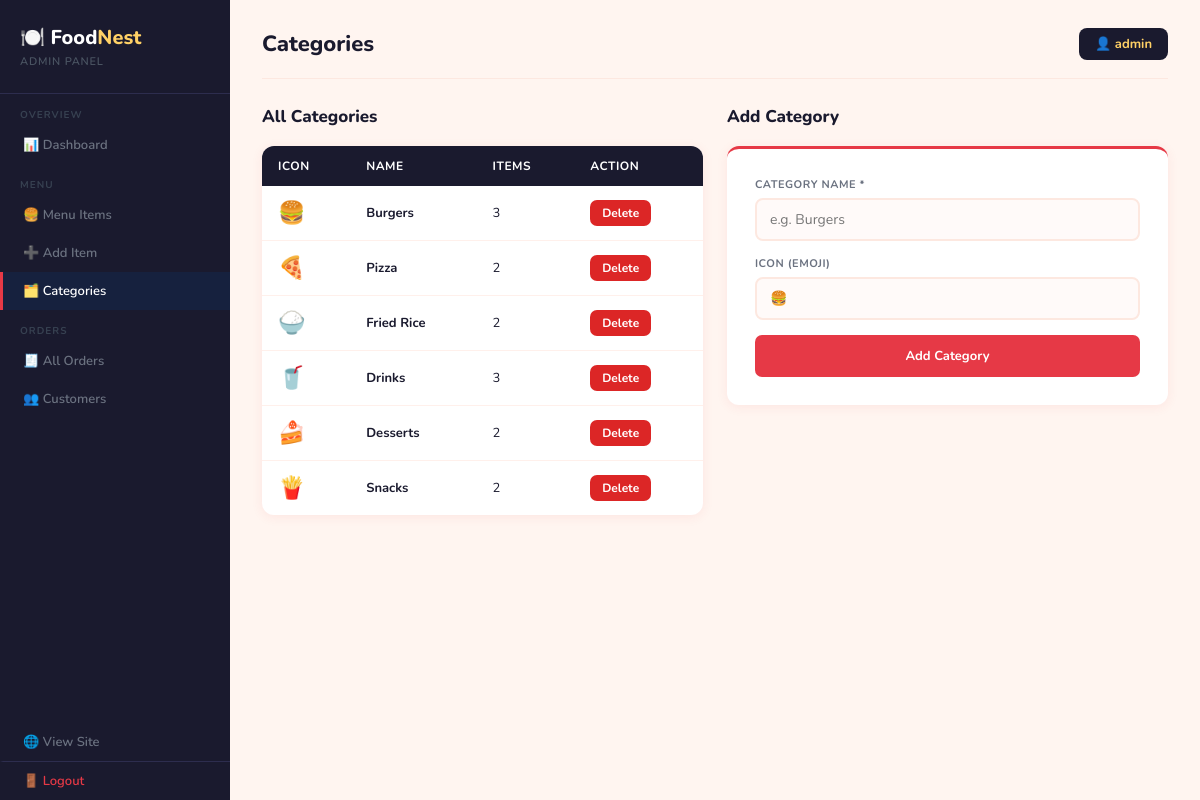
The app's page /admin/categories.php (signed in) with its own data.
### tables this page shows
CREATE TABLE IF NOT EXISTS categories (
    id INT AUTO_INCREMENT PRIMARY KEY,
    name VARCHAR(100) NOT NULL,
    icon VARCHAR(10) DEFAULT '🍽️'
);

### admin/categories.php (the view, shortened to what this page needs)
<?php
require_once '../includes/db.php';
$categories = $conn->query("SELECT c.id, c.name, c.icon, (SELECT COUNT(*) FROM menu_items WHERE category_id=c.id) AS item_count FROM categories c")->fetch_all(MYSQLI_ASSOC);
include 'header.php';
?>
<div style="display:grid;grid-template-columns:1fr 1fr;gap:24px;">
  <div>
    <div class="section-header"><h2>All Categories</h2></div>
    <table class="admin-table">
      <thead><tr><th>Icon</th><th>Name</th><th>Items</th><th>Action</th></tr></thead>
      <tbody>
        <?php foreach ($categories as $c): ?>
        <tr>
          <td style="font-size:22px;"><?= $c['icon'] ?></td>
          <td style="font-weight:700;"><?= htmlspecialchars($c['name']) ?></td>
          <td><?= $c['item_count'] ?></td>
          <td>
            <form method="POST" style="display:inline;">
              <button class="btn btn-danger btn-sm" onclick="return confirmDelete('Delete this category?')">Delete</button>
            </form>
          </td>
        </tr>
        <?php endforeach; ?>
      </tbody>
    </table>
  </div>
  <div>
    <div class="section-header"><h2>Add Category</h2></div>
    <div class="admin-form">
      <form method="POST">
        <div class="form-group"><label>Category Name *</label><input type="text" name="name" placeholder="e.g. Burgers"/></div>
        <div class="form-group"><label>Icon (Emoji)</label><input type="text" name="icon" placeholder="🍔" maxlength="5"/></div>
        <button type="submit" name="add" class="btn btn-primary" style="width:100%;padding:12px;">Add Category</button>
      </form>
    </div>
  </div>
</div>
<?php include 'footer.php'; ?>

### admin/header.php (style rules this page uses)
* { margin:0; padding:0; box-sizing:border-box; }
body { font-family:'Nunito',sans-serif; background:#fff5f0; display:flex; min-height:100vh; color:#1a1a2e; }
.admin-table { width:100%; border-collapse:collapse; background:white; border-radius:12px; overflow:hidden; box-shadow:0 2px 12px rgba(230,57,70,0.08); }
.admin-table th { background:#1a1a2e; color:white; padding:12px 16px; text-align:left; font-size:12px; font-weight:700; text-transform:uppercase; letter-spacing:0.5px; }
.admin-table td { padding:12px 16px; border-bottom:1px solid #fff0eb; font-size:13px; vertical-align:middle; }
.admin-table tr:last-child td { border-bottom:none; }
.admin-form { background:white; border-radius:12px; padding:28px; box-shadow:0 2px 12px rgba(230,57,70,0.08); max-width:580px; border-top:3px solid #e63946; }
.admin-form .form-group { margin-bottom:15px; }
.admin-form label { display:block; font-size:11px; font-weight:700; color:#6b7280; margin-bottom:6px; text-transform:uppercase; letter-spacing:0.5px; }
.admin-form input,.admin-form select,.admin-form textarea { width:100%; padding:10px 13px; border:2px solid #fde8e0; border-radius:8px; font-size:14px; outline:none; font-family:'Nunito',sans-serif; background:#fffaf9; }
.btn { display:inline-block; padding:9px 18px; border-radius:7px; font-size:13px; font-weight:700; cursor:pointer; border:none; transition:all 0.2s; text-decoration:none; font-family:'Nunito',sans-serif; }
.btn-primary { background:#e63946; color:white; }
.btn-danger { background:#dc2626; color:white; }
.btn-sm { padding:5px 12px; font-size:12px; }
.section-header { display:flex; justify-content:space-between; align-items:center; margin-bottom:18px; }
.section-header h2 { font-size:17px; font-weight:800; color:#1a1a2e; }

### records on screen
categories: icon "🍔", name "Burgers", item_count "3"
categories: icon "🍕", name "Pizza", item_count "2"
categories: icon "🍚", name "Fried Rice", item_count "2"
categories: icon "🥤", name "Drinks", item_count "3"
categories: icon "🍰", name "Desserts", item_count "2"
categories: icon "🍟", name "Snacks", item_count "2"

### other values on screen
$pageTitle "Categories"
$_SESSION['admin_name'] "admin"
